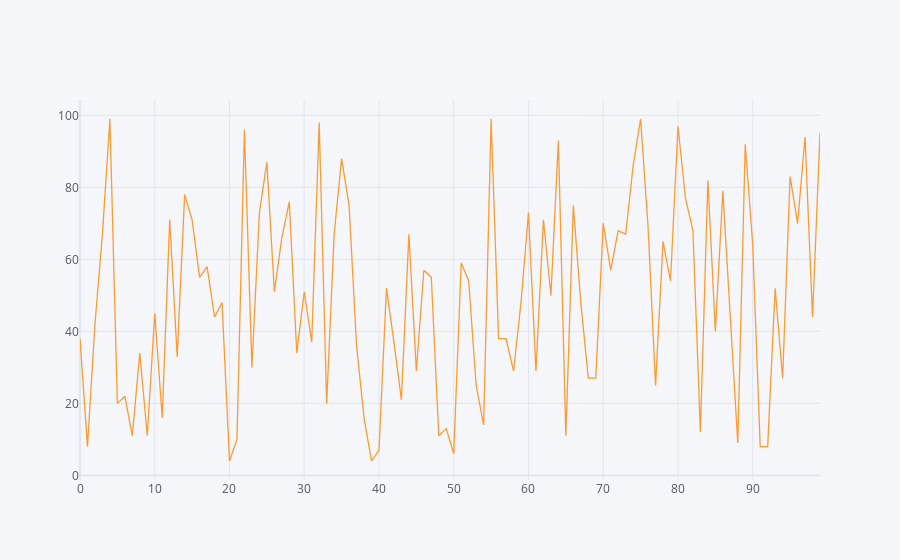

The cell this chart's notebook holds for it:
### Code cell
# By using iplot function we can tell the fluctuation of data in  a particular range.
# The library which we are using here is cufflinks you can say.
df1.iplot()

### Figure 1 — Plotly figure (JSON) as saved in the notebook; plotly's stock layout.template omitted (floating-point values rounded to 4 significant figures)
{"data": [{"line": {"color": "rgba(255, 153, 51, 1.0)", "dash": "solid", "shape": "linear", "width": 1.3}, "mode": "lines", "name": "0", "text": "", "type": "scatter", "x": [0, 1, 2, 3, 4, 5, 6, 7, 8, 9, 10, 11, 12, 13, 14, 15, 16, 17, 18, 19, 20, 21, 22, 23, 24, 25, 26, 27, 28, 29, 30, 31, 32, 33, 34, 35, 36, 37, 38, 39, 40, 41, 42, 43, 44, 45, 46, 47, 48, 49, 50, 51, 52, 53, 54, 55, 56, 57, 58, 59, 60, 61, 62, 63, 64, 65, 66, 67, 68, 69, 70, 71, 72, 73, 74, 75, 76, 77, 78, 79, 80, 81, 82, 83, 84, 85, 86, 87, 88, 89, 90, 91, 92, 93, 94, 95, 96, 97, 98, 99], "y": [38, 8, 42, 67, 99, 20, 22, 11, 34, 11, 45, 16, 71, 33, 78, 71, 55, 58, 44, 48, 4, 10, 96, 30, 73, 87, 51, 66, 76, 34, 51, 37, 98, 20, 67, 88, 75, 36, 16, 4, 7, 52, 37, 21, 67, 29, 57, 55, 11, 13, 6, 59, 54, 25, 14, 99, 38, 38, 29, 48, 73, 29, 71, 50, 93, 11, 75, 48, 27, 27, 70, 57, 68, 67, 86, 99, 69, 25, 65, 54, 97, 77, 68, 12, 82, 40, 79, 45, 9, 92, 64, 8, 8, 52, 27, 83, 70, 94, 44, 95]}], "layout": {"legend": {"bgcolor": "#F5F6F9", "font": {"color": "#4D5663"}}, "paper_bgcolor": "#F5F6F9", "plot_bgcolor": "#F5F6F9", "title": {"font": {"color": "#4D5663"}}, "xaxis": {"gridcolor": "#E1E5ED", "showgrid": true, "tickfont": {"color": "#4D5663"}, "title": {"font": {"color": "#4D5663"}, "text": ""}, "zerolinecolor": "#E1E5ED"}, "yaxis": {"gridcolor": "#E1E5ED", "showgrid": true, "tickfont": {"color": "#4D5663"}, "title": {"font": {"color": "#4D5663"}, "text": ""}, "zerolinecolor": "#E1E5ED"}}}
